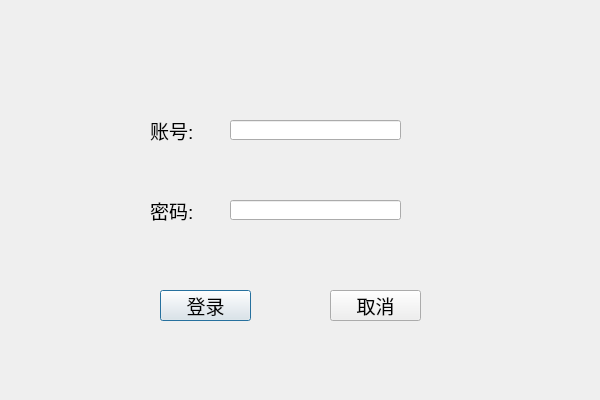
<?xml version="1.0" encoding="UTF-8"?>
<ui version="4.0">
 <class>LoginDialog</class>
 <widget class="QDialog" name="LoginDialog">
  <property name="geometry">
   <rect>
    <x>0</x>
    <y>0</y>
    <width>600</width>
    <height>400</height>
   </rect>
  </property>
  <property name="windowTitle">
   <string>Dialog</string>
  </property>
  <widget class="QLabel" name="Account_Label">
   <property name="geometry">
    <rect>
     <x>150</x>
     <y>110</y>
     <width>61</width>
     <height>41</height>
    </rect>
   </property>
   <property name="font">
    <font>
     <pointsize>14</pointsize>
    </font>
   </property>
   <property name="text">
    <string>账号:</string>
   </property>
  </widget>
  <widget class="QLabel" name="Password_Label">
   <property name="geometry">
    <rect>
     <x>150</x>
     <y>180</y>
     <width>61</width>
     <height>61</height>
    </rect>
   </property>
   <property name="font">
    <font>
     <pointsize>14</pointsize>
    </font>
   </property>
   <property name="text">
    <string>密码:</string>
   </property>
  </widget>
  <widget class="QPushButton" name="LoginBtn">
   <property name="geometry">
    <rect>
     <x>160</x>
     <y>290</y>
     <width>91</width>
     <height>31</height>
    </rect>
   </property>
   <property name="font">
    <font>
     <pointsize>14</pointsize>
    </font>
   </property>
   <property name="text">
    <string>登录</string>
   </property>
  </widget>
  <widget class="QPushButton" name="CancelBtn">
   <property name="geometry">
    <rect>
     <x>330</x>
     <y>290</y>
     <width>91</width>
     <height>31</height>
    </rect>
   </property>
   <property name="font">
    <font>
     <pointsize>14</pointsize>
    </font>
   </property>
   <property name="text">
    <string>取消</string>
   </property>
  </widget>
  <widget class="QLabel" name="Register_Label">
   <property name="geometry">
    <rect>
     <x>340</x>
     <y>250</y>
     <width>191</width>
     <height>21</height>
    </rect>
   </property>
   <property name="text">
    <string/>
   </property>
  </widget>
  <widget class="QLineEdit" name="Account_LineEdit">
   <property name="geometry">
    <rect>
     <x>230</x>
     <y>120</y>
     <width>171</width>
     <height>20</height>
    </rect>
   </property>
  </widget>
  <widget class="QLineEdit" name="Password_LineEdit">
   <property name="geometry">
    <rect>
     <x>230</x>
     <y>200</y>
     <width>171</width>
     <height>20</height>
    </rect>
   </property>
  </widget>
 </widget>
 <tabstops>
  <tabstop>Account_LineEdit</tabstop>
  <tabstop>Password_LineEdit</tabstop>
  <tabstop>LoginBtn</tabstop>
  <tabstop>CancelBtn</tabstop>
 </tabstops>
 <resources/>
 <connections/>
</ui>
